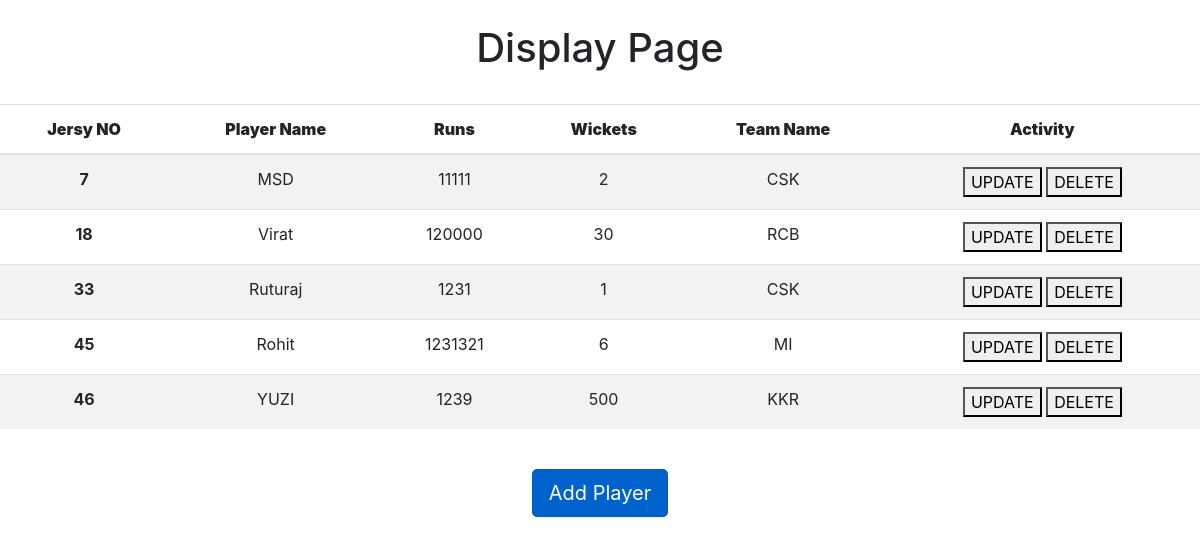
The page /iplapp/display/ on the database its author committed.
### iplapp/models.py (models this page shows, shortened)
class Player(models.Model):
    jno=models.IntegerField(primary_key=True)
    pname=models.CharField(max_length=50)
    runs=models.IntegerField()
    wickets=models.IntegerField()
    tname=models.CharField(max_length=50)

### iplapp/views.py (the view)
# urls.py: path('display/',display_view),
def display_view(request):
    data=Player.objects.all()
    context={"data":data}
    return render(request,"iplapp/display.html",context)

### iplapp/templates/iplapp/display.html (shortened to what this page needs)
<!DOCTYPE html>
<html lang="en">
<head>
    <link rel="stylesheet" href="https://cdn.jsdelivr.net/npm/bootstrap@4.0.0/dist/css/bootstrap.min.css">
</head>
<body>
   <br> <h1 style="text-align: center;"> Display Page </h1><br>
    <div style="text-align: center;">
        <table class="table table-striped">
        <thead>
          <tr>
            <th scope="col"><b> Jersy NO</b> </th>
            <th scope="col"><b> Player Name </b></th>
            <th scope="col"><b> Runs </b></th>
            <th scope="col"><b> Wickets </b></th>
            <th scope="col"><b> Team Name </b></th>
            <th scope="col"><b> Activity  </b></th>
          </tr>
        </thead>
        <tbody>
        {% for p in data %}
          <tr>
            <th scope="row">{{p.jno}}</th>
            <td>{{p.pname}}</td>
            <td>{{p.runs}}</td>
            <td>{{p.wickets}}</td>
            <td>{{p.tname}}</td>
            <td><a href="/iplapp/update/{{p.jno}}/"><button> UPDATE </button></a>
                <a href="/iplapp/delete/{{p.jno}}/"><button> DELETE </button></a></td>
          </tr>
        {% endfor %}
          </tbody>
      </table><br>
      <a href="/iplapp/create/" class="btn btn-primary btn-lg active" role="button" aria-pressed="true"> Add Player </a>
    </div>
</body>
</html>

### rows shown on the page
Player: jno "7", pname "MSD", runs "11111", wickets "2", tname "CSK"
Player: jno "18", pname "Virat", runs "120000", wickets "30", tname "RCB"
Player: jno "33", pname "Ruturaj", runs "1231", wickets "1", tname "CSK"
Player: jno "45", pname "Rohit", runs "1231321", wickets "6", tname "MI"
Player: jno "46", pname "YUZI", runs "1239", wickets "500", tname "KKR"
